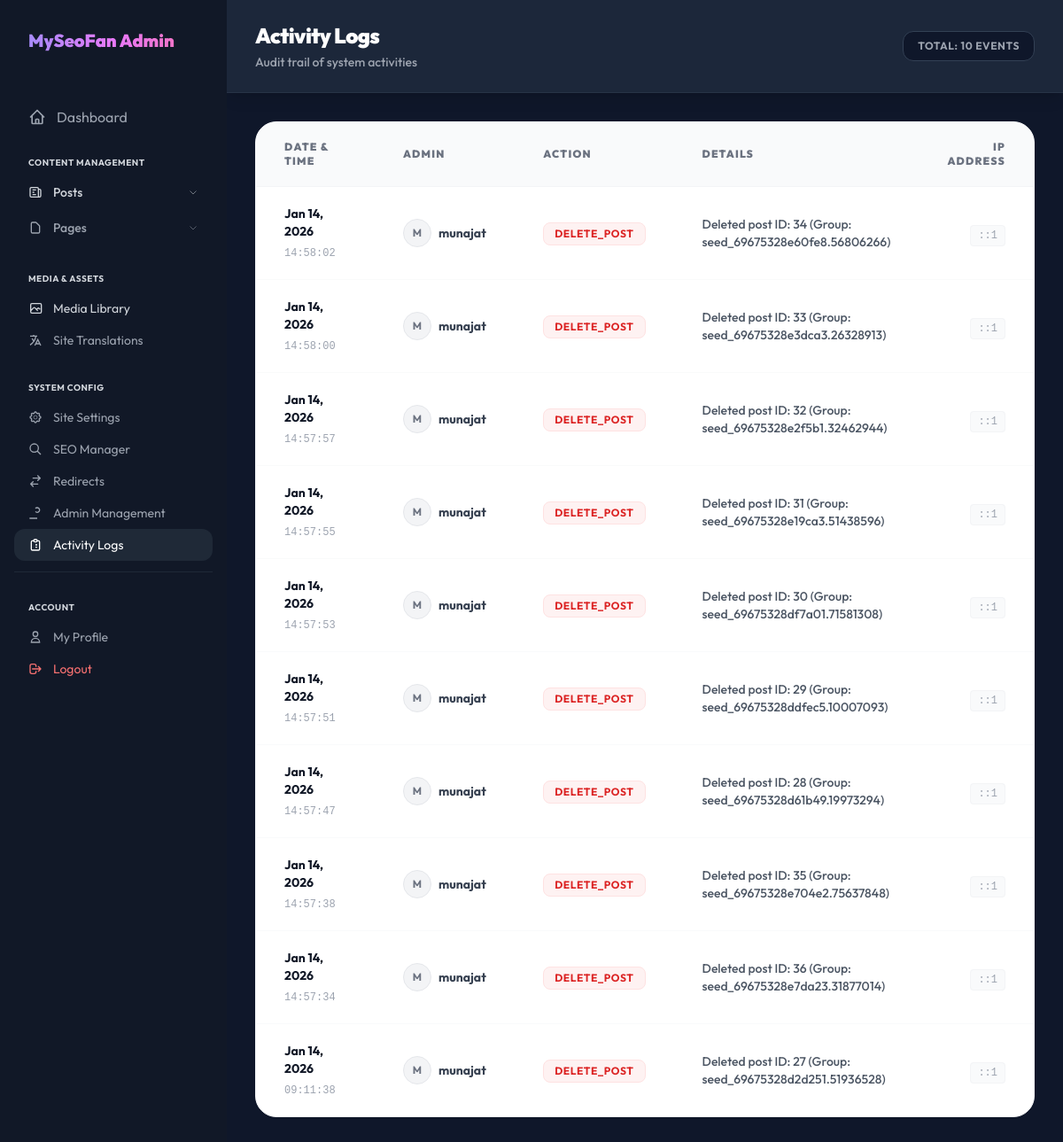
/admin/logs.php (signed in), run on an earlier commit of the app's database.
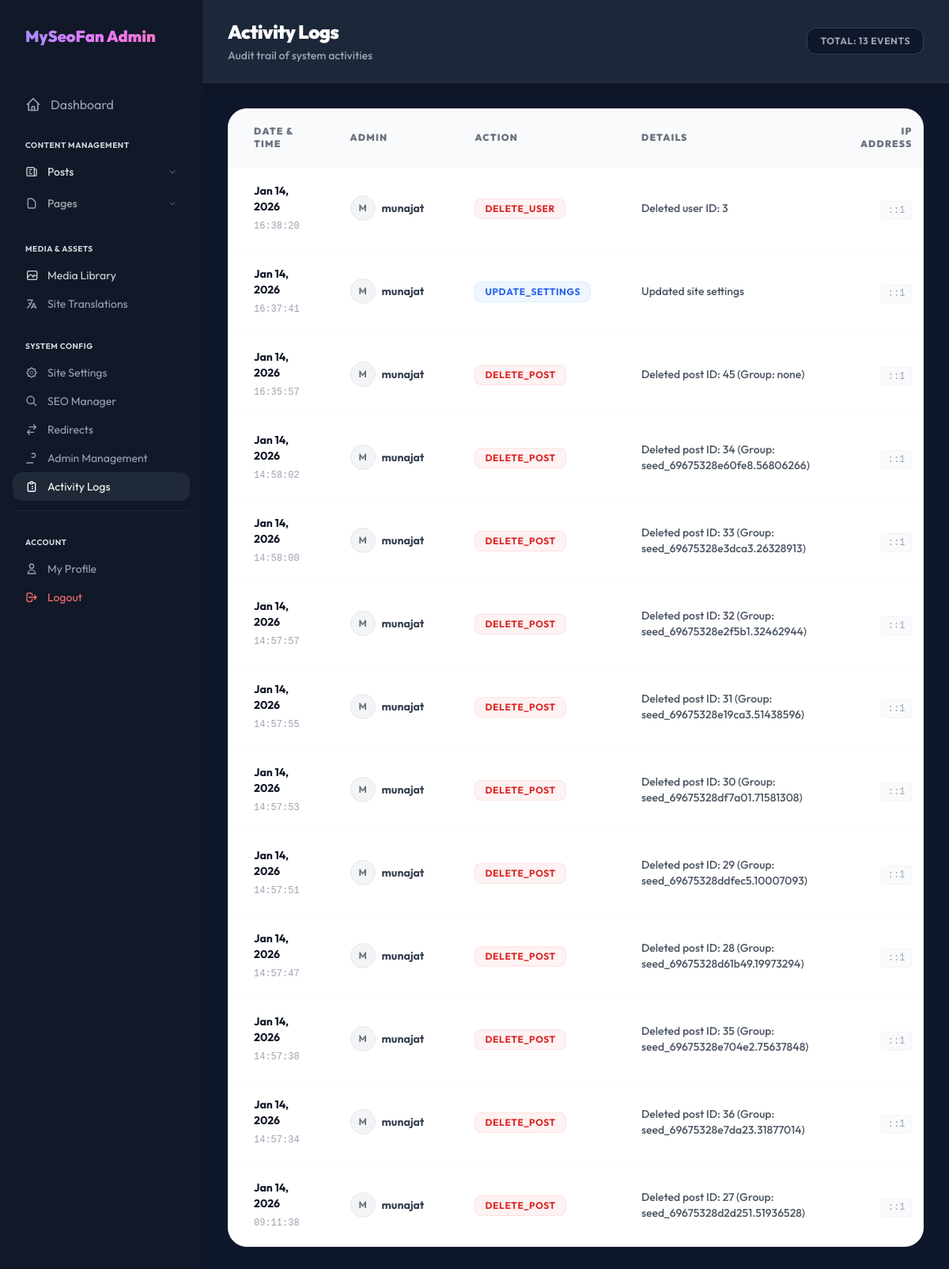
And on a later commit of the database.
### tables this page shows
CREATE TABLE activity_logs (
        id INTEGER PRIMARY KEY AUTOINCREMENT,
        admin_id INTEGER,
        action TEXT,
        details TEXT,
        ip_address TEXT,
        created_at DATETIME DEFAULT CURRENT_TIMESTAMP,
        FOREIGN KEY(admin_id) REFERENCES admins(id)
    );

### admin/logs.php (the view, shortened to what the changed rows need)
<?php
require_once '../includes/db.php';
$per_page = 20;
$page = (int) ($_GET['page'] ?? 1);
$offset = ($page - 1) * $per_page;
$stmt_count = $pdo->query("SELECT COUNT(*) FROM activity_logs");
$total_logs = $stmt_count->fetchColumn();
$stmt = $pdo->prepare("SELECT l.*, a.username
                       FROM activity_logs l
                       LEFT JOIN admins a ON l.admin_id = a.id
                       ORDER BY l.created_at DESC
                       LIMIT ? OFFSET ?");
$stmt->execute([$per_page, $offset]);
$logs = $stmt->fetchAll(PDO::FETCH_ASSOC);
?>
<!DOCTYPE html>
<html lang="en">
<head>
    <script src="https://cdn.tailwindcss.com"></script>
</head>
<body class="flex bg-[#0f172a]">
    <?php include 'includes/sidebar.php'; ?>
    <main class="flex-1 min-h-screen relative overflow-y-auto">
        <header
            class="bg-[#1e293b]/95 backdrop-blur-md sticky top-0 z-20 border-b border-slate-700/50 px-8 py-6 shadow-lg shadow-black/10">
            <div class="flex items-center justify-between">
                <div>
                    <h1 class="text-2xl font-black text-white tracking-tight">Activity Logs</h1>
                </div>
                <div class="flex items-center gap-4">
                    <span
                        class="bg-[#0f172a] text-gray-400 px-4 py-2 rounded-xl text-xs font-bold uppercase tracking-wider border border-slate-700">
                        Total:
                        <?php echo number_format($total_logs); ?> Events
                    </span>
                </div>
            </div>
        </header>
        <div class="p-8 max-w-7xl mx-auto">
            <div class="bg-white rounded-3xl shadow-sm border border-gray-100 overflow-hidden">
                <table class="w-full text-left">
                    <thead>
                        <tr class="bg-gray-50 border-b border-gray-100">
                            <th class="px-8 py-5 text-xs font-black text-gray-500 uppercase tracking-widest w-48">
                                Date &
                                Time</th>
                            <th class="px-8 py-5 text-xs font-black text-gray-500 uppercase tracking-widest w-40">
                                Admin
                            </th>
                            <th class="px-8 py-5 text-xs font-black text-gray-500 uppercase tracking-widest w-40">
                                Action
                            </th>
                            <th class="px-8 py-5 text-xs font-black text-gray-500 uppercase tracking-widest">
                                Details
                            </th>
                            <th
                                class="px-8 py-5 text-xs font-black text-gray-500 uppercase tracking-widest w-32 text-right">
                                IP Address</th>
                        </tr>
                    </thead>
                    <tbody class="divide-y divide-gray-50">
                        <?php foreach ($logs as $log): ?>
                            <tr class="hover:bg-gray-50 transition-colors">
                                <td class="px-8 py-5">
                                    <span class="text-sm font-bold text-gray-900 block">
                                        <?php echo date('M d, Y', strtotime($log['created_at'])); ?>
                                    </span>
                                    <span class="text-xs font-mono text-gray-400">
                                        <?php echo date('H:i:s', strtotime($log['created_at'])); ?>
                                    </span>
                                </td>
                                <td class="px-8 py-5">
                                    <div class="flex items-center gap-2">
                                        <div
                                            class="w-8 h-8 rounded-full bg-gray-100 flex items-center justify-center text-gray-500 font-bold text-xs border border-gray-200">
                                            <?php echo strtoupper(substr($log['username'] ?? '?', 0, 1)); ?>
                                        </div>
                                        <span class="text-sm font-bold text-gray-700">
                                            <?php echo htmlspecialchars($log['username'] ?? 'System/Unknown'); ?>
                                        </span>
                                    </div>
                                </td>
                                <td class="px-8 py-5">
                                    <span class="inline-flex items-center gap-1.5 px-3 py-1 rounded-lg text-xs font-bold uppercase tracking-wider
                                    <?php
                                    if (strpos($log['action'], 'delete') !== false)
                                        echo 'bg-red-50 text-red-600 border border-red-100';
                                    elseif (strpos($log['action'], 'create') !== false)
                                        echo 'bg-emerald-50 text-emerald-600 border border-emerald-100';
                                    elseif (strpos($log['action'], 'update') !== false)
                                        echo 'bg-blue-50 text-blue-600 border border-blue-100';
                                    else
                                        echo 'bg-gray-100 text-gray-600 border border-gray-200';
                                    ?>">
                                        <?php echo htmlspecialchars($log['action']); ?>
                                    </span>
                                </td>
                                <td class="px-8 py-5">
                                    <p class="text-sm font-medium text-gray-600 line-clamp-2"
                                        title="<?php echo htmlspecialchars($log['details']); ?>">
                                        <?php echo htmlspecialchars($log['details']); ?>
                                    </p>
                                </td>
                                <td class="px-8 py-5 text-right">
                                    <span
                                        class="text-xs font-mono text-gray-400 bg-gray-50 px-2 py-1 rounded border border-gray-100">
                                        <?php echo htmlspecialchars($log['ip_address']); ?>
                                    </span>
                                </td>
                            </tr>
                        <?php endforeach; ?>
                    </tbody>
                </table>
            </div>
        </div>
    </main>
</body>
</html>

What changed in the data, as far as the page shows it:
added activity_logs: created_at "Jan 14, 2026", created_at "16:38:20", admin.username "M", admin.username "munajat", action "DELETE_USER", details "Deleted user ID: 3", ip_address "::1"
added activity_logs: created_at "Jan 14, 2026", created_at "16:37:41", admin.username "M", admin.username "munajat", action "UPDATE_SETTINGS", details "Updated site settings", ip_address "::1"
added activity_logs: created_at "Jan 14, 2026", created_at "16:35:57", admin.username "M", admin.username "munajat", action "DELETE_POST", details "Deleted post ID: 45 (Group: none)", ip_address "::1"
Also different on the page:
$total_logs: "10" → "13"
